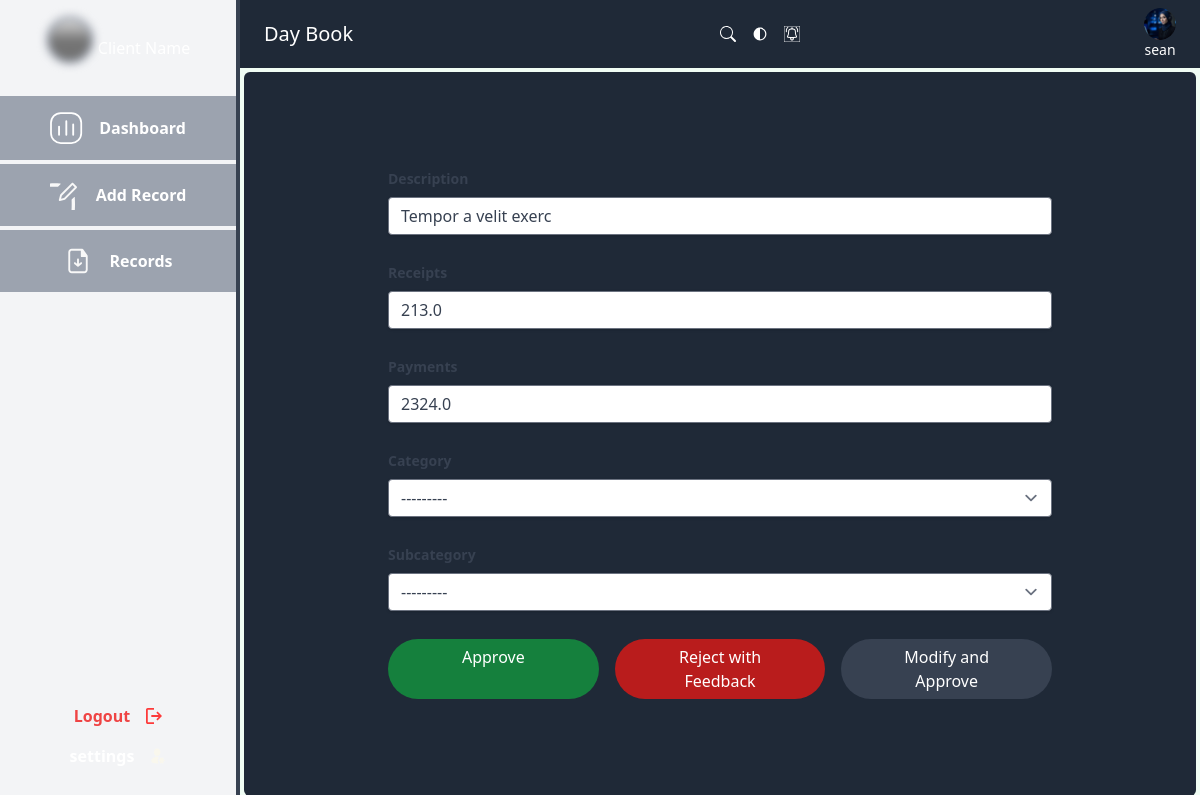
/dash/edit-report/29 (signed in), run on the app's committed database.
### authentication/models.py (models this page shows, shortened)
class User(AbstractUser):
    USER_TYPE_CHOICES = (
        ('admin', 'Admin'),
        ('accountant', 'Accountant'),
        ('manager', 'Manager'),
    )
    user_type = models.CharField(max_length=20, choices=USER_TYPE_CHOICES, default='manager')

### dashboard/models.py (models this page shows, shortened)
class Reports(TrackingModel):
    date = models.DateTimeField(auto_now_add=True, null=True)
    description = models.CharField(max_length=200, null=True)
    owner = models.ForeignKey(to=User, on_delete=models.CASCADE)
    category = models.ManyToManyField(MainCategory)
    receipts = models.FloatField(max_length=200, null=True)
    payments = models.FloatField(max_length=200, null=True)
    for_edit = models.BooleanField(default=False)
    created_at = models.DateTimeField(auto_now_add=True)
    is_approved = models.BooleanField(default=False)  # New field
    approved_by = models.ForeignKey(settings.AUTH_USER_MODEL, on_delete=models.CASCADE, related_name='approved_by', null=True)
    modification_approved = models.BooleanField(default=False)
    modification_approved_by = models.ForeignKey(settings.AUTH_USER_MODEL, on_delete=models.SET_NULL, related_name='modifications_approved_by', null=True, blank=True)

class MainCategory(TrackingModel):
    name = models.CharField(max_length=5000)
    def __str__(self):
        return self.name

class Category(TrackingModel):
    sub_category = models.CharField(max_length=5000)
    main_category = models.ForeignKey('MainCategory', on_delete=models.CASCADE)
    def __str__(self):
        return self.sub_category

### helpers/decorators.py (the view)
        def wrapper_func(request, *args, **kwargs):
            if request.user.is_authenticated:
                if request.user.user_type not in allowed_roles:
                    return redirect('home')
            else:
                return redirect('login')  # Redirect to login page if user is not authenticated
            return view_func(request, *args, **kwargs)

### dashboard/forms.py (shortened to what this page needs)
class ReportsForm(forms.ModelForm):
    category = forms.ModelChoiceField(queryset=MainCategory.objects.all(), required=False, to_field_name="name")
    subcategory = forms.ModelChoiceField(queryset=Category.objects.all(), required=False)
    class Meta:
        model = Reports
        fields = ['description', 'receipts', 'payments']

### dashboard/views.py (called while the page is built, shortened)
@allowed_users(allowed_roles=["manager", "admin"])
@login_required
def report_edit(request, id):
    report = get_object_or_404(Reports, pk=id)
    if not report.is_approved or (report.is_approved and report.modification_approved):
        form = ReportsForm(instance=report)
        context = {"report": report, "form": form}
        return render(request, "dashboard/report-edit.html", context)

### templates/dashboard/report-edit.html (shortened to what this page needs)
{% extends 'base/main.html' %}
{% load static %}
{% block content %}
<form class=" bg-gray-800 m-1 py-8 px-12 text-white h-full flex flex-col gap-x-10 md:flex-row justify-between rounded-md" method="POST" action="{% url 'report-edit' report.pk %}">
    <div class="flex flex-col bg-offwhite py-8 px-24 rounded-lg gap-3 w-full justify-center items-center">
        {% for field in form %}
            <div class="mb-4 w-full">
                <label class="block text-gray-700 text-sm font-bold mb-2" for="{{ field.id_for_label }}">
                    {{ field.label }}
                </label>
                {% if field.name == 'category' or field.name == 'subcategory' %}
                    <select class="shadow appearance-none border rounded w-full py-2 px-3 text-gray-700 leading-tight focus:outline-none focus:shadow-outline" id="{{ field.id_for_label }}">
                        {% for choice in field.field.choices %}
                            <option value="{{ choice.0 }}" {% if field.value == choice.0 %}selected{% endif %}>{{ choice.1 }}</option>
                        {% endfor %}
                    </select>
                {% else %}
                    <input class="shadow appearance-none border rounded w-full py-2 px-3 text-gray-700 leading-tight focus:outline-none focus:shadow-outline" id="{{ field.id_for_label }}" type="text" name="{{ field.name }}" value="{{ field.value }}">
                {% endif %}
            </div>
        {% endfor %}
        <div class="flex space-x-4 w-full">
            <a href="{% url 'approve_report' report.pk %}" class="bg-green-700 cursor-pointer text-white sm:px-10 py-1.5 items-center justify-center rounded-full text-base font-roboto w-full text-center">Approve</a>
            <a href="{% url 'collect_feedback' report.pk %}" class="bg-red-700 cursor-pointer text-white sm:px-10 py-1.5 items-center justify-center rounded-full text-base font-roboto w-full text-center">Reject with Feedback</a>
            <button class='bg-gray-700 cursor-pointer text-white sm:px-10 py-1.5 items-center justify-center rounded-full text-base font-roboto w-full text-center'>Modify and Approve</button>
        </div>
    </div>
</form>
{% endblock %}

### templates/base/main.html (shortened to what this page needs)
{% load tailwind_tags %}
{% load compress %}
{% load static %}
<!DOCTYPE html>
<html class="dark">
<head>
  <link rel="stylesheet" type="text/css" href="https://cdn.jsdelivr.net/npm/toastify-js/src/toastify.min.css">
  <link rel="stylesheet" href="{% static 'css/output.css' %}">
  <link rel="stylesheet" href="../../static/styles/global.css" />
  {% tailwind_css %}
  {% compress css %}
  <link rel="stylesheet" href="{% static 'src/output.css' %}">
  {% endcompress %}
</head>
<body class="bg-green-50">
  <div class="mx-auto my-auto h-dvh flex">
    <div class="flex w-full">
      <div
        class="dark:bg-gray-700 bg-gray-100 w-20 md:w-1/5 h-screen overflow-hidden flex flex-col justify-between border-r-4 border-gray-700">
        <div>
          <div class="flex justify-center px-2 py-4 items-center gap-1 text-white">
            <div
              class="[filter:blur(4px)] rounded-[50px] [background:linear-gradient(180deg,_#d9d9d9,_#737373_53%)] w-[3rem] h-[3rem] border-[4px] border-solid border-gray-400 mb-4">
            </div>
            <p class="hidden md:block">Client Name</p>
          </div>
          <div>
            {% if request.user.user_type == "manager" %}
            <div class="bg-gray-400 flex items-center justify-center gap-4 p-4 mb-1">
              <img class="max-w-full overflow-hidden max-h-full" alt="" src="{% static 'images/group.svg' %}" />
              <a href="{% url 'manager' %}"
                class="hidden md:block font-semibold bg-gray-400 text-white text-center">Dashboard</a>
            </div>
            {% elif request.user.user_type == "accountant" %}
            <div class="bg-gray-400 flex items-center justify-center gap-4 p-4 mb-1">
              <img class="max-w-full overflow-hidden max-h-full" alt="" src="{% static 'images/group.svg' %}" />
              <a href="{% url 'accountant' %}"
                class="hidden md:block font-semibold bg-gray-400 text-white text-center">Dashboard</a>
            </div>
            {% elif request.user.user_type == "admin" %}
            <div class="bg-gray-400 flex items-center justify-center gap-4 p-4 mb-1">
              <img class="max-w-full overflow-hidden max-h-full" alt="" src="{% static 'images/group.svg' %}" />
              <a href="{% url 'admin' %}"
                class="hidden md:block font-semibold bg-gray-400 text-white text-center">Dashboard</a>
            </div>
            {% endif %}
            <div class="bg-gray-400 flex items-center justify-center gap-4 p-4 mb-1">
              <img class="max-w-full overflow-hidden max-h-full" alt=""
                src="{% static 'images/basileditoutline.svg' %}" />
              <a href="{% url 'create_report'%}"
                class="hidden md:block font-semibold bg-gray-400 text-white text-center">Add Record</a>
            </div>
            {% if request.user.user_type == "manager" %}
            <div class="bg-gray-400 flex items-center justify-center gap-4 p-4 mb-1">
              <img class="max-w-full overflow-hidden max-h-full" alt=""
                src="{% static 'images/basilfiledownloadoutline.svg' %}" />
              <a href="{% url 'approved_reports' request.user.pk %}" class="hidden md:block font-semibold bg-gray-400 text-white text-center">Records</a>
            </div>
            {% endif %}
          </div>
        </div>
        <div class="mb-8">
          <div class="flex items-center justify-center gap-4 text-red-500 mb-4">
            <div class="hidden md:block font-semibold">
              <a href="{% url 'logout_user' %}">Logout</a>
            </div>
            <img class="w-4 overflow-hidden max-h-full" alt="" src="{% static 'images/vector.svg' %}" />
          </div>
          <div class="flex items-center justify-center gap-4 text-white">
            <div class="font-semibold hidden md:block">settings</div>
            <img class="w-4 overflow-hidden max-h-full" alt=""
              src="{% static 'images/mingcuteusersettingfill.svg' %}" />
          </div>
        </div>
      </div>
      <div class="w-4/5 flex flex-col justify-between h-screen overflow-y-auto overflow-x-hidden">
        <div
          class="bg-gray-800 w-full flex flex-col md:flex-row items-center justify-between md:px-6 md:py-2 p-2 text-white">
          <p class="text-xl mb-4 md:mb-0 text-center">Day Book</p>
          <div class="flex w-1/2 items-center justify-between md:gap-10">
            <div class="flex flex-row items-center justify-center gap-4">
              <img class="w-4 relative h-4 cursor-pointer" alt="" src="{% static 'images/vector1.svg' %}"
                id="vectorIcon" />
              <img class="w-4 relative h-4 overflow-hidden cursor-pointer" alt=""
                src="{% static 'images/fluentdarktheme20filled.svg' %}" id="theme-toggle" />
              <img class="w-4 relative h-4 overflow-hidden cursor-pointer" alt=""
                src="{% static 'images/basilnotificationonoutline.svg' %}" />
            </div>
            <div class="flex flex-col items-center justify-center">
              <img class="rounded-[100px] w-8 h-8 object-cover" alt=""
                src="{% static 'images/2151064043-1@2x.png' %}" />
              <p class="text-sm text-white">{{ request.user.username }}</p>
            </div>
          </div>
        </div>
        {% block content %}
        {% endblock content %}
      </div>
    </div>
  </div>
  <script src="https://cdn.tailwindcss.com"></script>
</body>
</html>

### static/styles/global.css (style rules this page uses)
body { @apply leading-[normal] m-0; }
* { padding: 0; margin: 0; box-sizing: border-box; }
html { overflow: scroll; overflow-x: hidden; }

### data on the page
User: user.username "sean"
Reports: description "Tempor a velit exerc" "213.0" "2324.0"
MainCategory: name.name "---------"
Category: id+sub_category "---------"

### other printed values
{{ field.label }} "Description" "Receipts" "Payments" "Category" "Subcategory"
